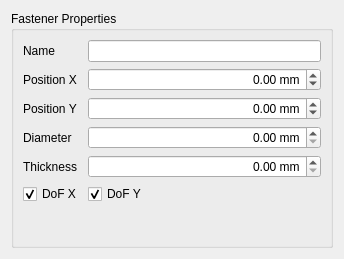
<?xml version="1.0" encoding="UTF-8"?>
<ui version="4.0">
 <class>FastenerWidget</class>
 <widget class="QWidget" name="FastenerWidget">
  <property name="geometry">
   <rect>
    <x>0</x>
    <y>0</y>
    <width>344</width>
    <height>259</height>
   </rect>
  </property>
  <layout class="QVBoxLayout" name="verticalLayout_2">
   <item>
    <widget class="QGroupBox" name="groupBox">
     <property name="title">
      <string>Fastener Properties</string>
     </property>
     <layout class="QFormLayout" name="formLayout">
      <item row="0" column="0">
       <widget class="QLabel" name="label">
        <property name="text">
         <string>Name</string>
        </property>
       </widget>
      </item>
      <item row="0" column="1">
       <widget class="QLineEdit" name="nameEdit"/>
      </item>
      <item row="1" column="0">
       <widget class="QLabel" name="label_1">
        <property name="text">
         <string>Position X</string>
        </property>
       </widget>
      </item>
      <item row="1" column="1">
       <widget class="QDoubleSpinBox" name="positionX">
        <property name="alignment">
         <set>Qt::AlignRight|Qt::AlignTrailing|Qt::AlignVCenter</set>
        </property>
        <property name="showGroupSeparator" stdset="0">
         <bool>true</bool>
        </property>
        <property name="suffix">
         <string> mm</string>
        </property>
        <property name="decimals">
         <number>2</number>
        </property>
        <property name="minimum">
         <double>-100000.000000000000000</double>
        </property>
        <property name="maximum">
         <double>100000.000000000000000</double>
        </property>
       </widget>
      </item>
      <item row="2" column="0">
       <widget class="QLabel" name="label_2">
        <property name="text">
         <string>Position Y</string>
        </property>
       </widget>
      </item>
      <item row="2" column="1">
       <widget class="QDoubleSpinBox" name="positionY">
        <property name="alignment">
         <set>Qt::AlignRight|Qt::AlignTrailing|Qt::AlignVCenter</set>
        </property>
        <property name="showGroupSeparator" stdset="0">
         <bool>true</bool>
        </property>
        <property name="suffix">
         <string> mm</string>
        </property>
        <property name="decimals">
         <number>2</number>
        </property>
        <property name="minimum">
         <double>-100000.000000000000000</double>
        </property>
        <property name="maximum">
         <double>100000.000000000000000</double>
        </property>
       </widget>
      </item>
      <item row="3" column="0">
       <widget class="QLabel" name="label_3">
        <property name="text">
         <string>Diameter</string>
        </property>
       </widget>
      </item>
      <item row="3" column="1">
       <widget class="QDoubleSpinBox" name="diameter">
        <property name="alignment">
         <set>Qt::AlignRight|Qt::AlignTrailing|Qt::AlignVCenter</set>
        </property>
        <property name="showGroupSeparator" stdset="0">
         <bool>true</bool>
        </property>
        <property name="suffix">
         <string> mm</string>
        </property>
        <property name="decimals">
         <number>2</number>
        </property>
        <property name="maximum">
         <double>100000000.000000000000000</double>
        </property>
       </widget>
      </item>
      <item row="4" column="0">
       <widget class="QLabel" name="label_4">
        <property name="text">
         <string>Thickness</string>
        </property>
       </widget>
      </item>
      <item row="4" column="1">
       <widget class="QDoubleSpinBox" name="thickness">
        <property name="alignment">
         <set>Qt::AlignRight|Qt::AlignTrailing|Qt::AlignVCenter</set>
        </property>
        <property name="showGroupSeparator" stdset="0">
         <bool>true</bool>
        </property>
        <property name="suffix">
         <string> mm</string>
        </property>
        <property name="decimals">
         <number>2</number>
        </property>
        <property name="maximum">
         <double>100000000.000000000000000</double>
        </property>
       </widget>
      </item>
      <item row="5" column="0">
       <widget class="QCheckBox" name="dof_X">
        <property name="text">
         <string>DoF X</string>
        </property>
        <property name="checked">
         <bool>true</bool>
        </property>
       </widget>
      </item>
      <item row="5" column="1">
       <widget class="QCheckBox" name="dof_Y">
        <property name="text">
         <string>DoF Y</string>
        </property>
        <property name="checked">
         <bool>true</bool>
        </property>
       </widget>
      </item>
     </layout>
    </widget>
   </item>
  </layout>
 </widget>
 <resources/>
 <connections/>
</ui>
